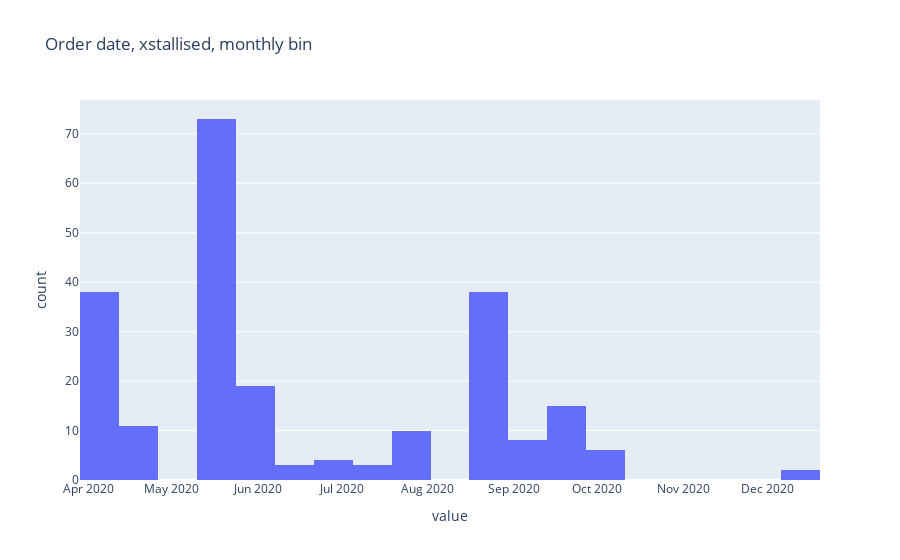

Write notebook code for a chart like this one.
### Code cell
xdates = moonshot.loc[moonshot.ORDER_DATE.astype(bool) &
                      (moonshot['Structure ID'] != '')]\
                  .ORDER_DATE.apply(datetime.date.fromisoformat)
fig = px.histogram(xdates,
                   title='Order date, xstallised, monthly bin')
fig.update_layout(showlegend=False)
fig

### Figure 1 — Plotly figure (JSON) as saved in the notebook; plotly's stock layout.template omitted (floating-point values rounded to 4 significant figures; data arrays with more than 128 entries replaced by an {"elided": "..."} marker saying what was removed)
{"data": [{"alignmentgroup": "True", "bingroup": "x", "hovertemplate": "variable=ORDER_DATE<br>value=%{x}<br>count=%{y}<extra></extra>", "legendgroup": "ORDER_DATE", "marker": {"color": "#636efa", "pattern": {"shape": ""}}, "name": "ORDER_DATE", "offsetgroup": "ORDER_DATE", "orientation": "v", "showlegend": true, "type": "histogram", "x": {"elided": "230 str values"}, "xaxis": "x", "yaxis": "y"}], "layout": {"autosize": true, "barmode": "relative", "legend": {"title": {"text": "variable"}, "tracegroupgap": 0}, "showlegend": false, "title": {"text": "Order date, xstallised, monthly bin"}, "xaxis": {"anchor": "y", "autorange": true, "domain": [0, 1], "range": ["2020-03-29", "2020-12-20"], "title": {"text": "value"}, "type": "date"}, "yaxis": {"anchor": "x", "autorange": true, "domain": [0, 1], "range": [0, 76.84], "title": {"text": "count"}}}}
